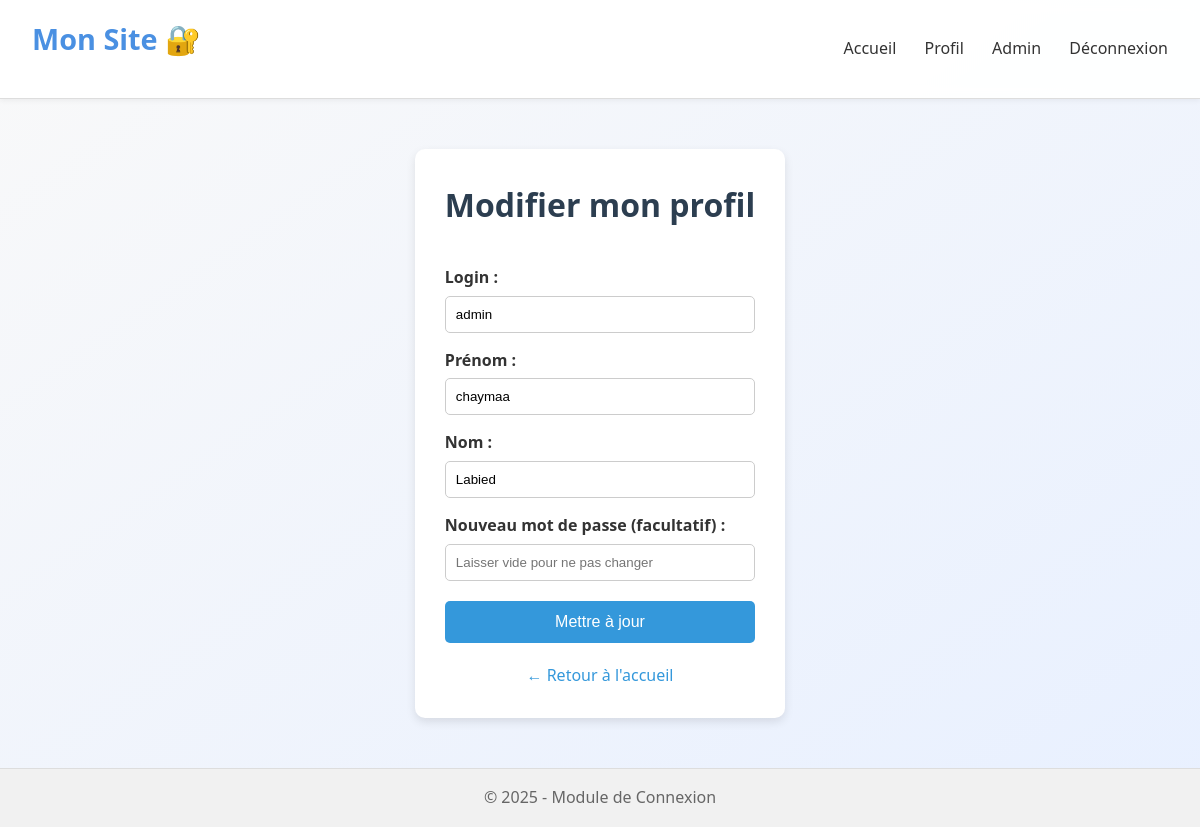
Page /profil.php (signed in) on the committed database.
### tables this page shows
CREATE TABLE IF NOT EXISTS `utilisateurs` (
  `id` int NOT NULL AUTO_INCREMENT,
  `login` varchar(255) NOT NULL,
  `prenom` varchar(255) NOT NULL,
  `nom` varchar(255) NOT NULL,
  `password` varchar(255) NOT NULL,
  PRIMARY KEY (`id`)
);

### profil.php (the view, shortened to what this page needs)
<?php
include 'config.php';
$id = $_SESSION['id'];
$stmt = $conn->prepare("SELECT * FROM utilisateurs WHERE id = ?");
$stmt->bind_param("i", $id);
$stmt->execute();
$result = $stmt->get_result();
$user = $result->fetch_assoc();
?>
<!DOCTYPE html>
<html lang="fr">
<head>
    <link rel="stylesheet" href="./style/profil.css">
    <link rel="stylesheet" href="./style/common.css">
</head>
<body>
    <?php include 'includes/header.php'; ?>
    <main class="profil">
        <h1>Modifier mon profil</h1>
        <form method="post">
            <label>Login :</label>
            <input type="text" name="login" value="<?= htmlspecialchars($user['login']) ?>" required>
            <label>Prénom :</label>
            <input type="text" name="prenom" value="<?= htmlspecialchars($user['prenom']) ?>" required>
            <label>Nom :</label>
            <input type="text" name="nom" value="<?= htmlspecialchars($user['nom']) ?>" required>
            <label>Nouveau mot de passe (facultatif) :</label>
            <input type="password" name="password" placeholder="Laisser vide pour ne pas changer">
            <button type="submit">Mettre à jour</button>
        </form>
        <p><a class="retour" href="index.php">← Retour à l'accueil</a></p>
    </main>
    <?php include 'includes/footer.php'; ?>
</body>
</html>

### style/profil.css (style rules this page uses)
body { font-family: Arial, sans-serif; background-color: #f6f7fb; margin: 0; padding: 0; }
main.profil { max-width: 500px; margin: 50px auto; padding: 30px; background: #fff; border-radius: 10px; box-shadow: 0 4px 10px rgba(0, 0, 0, 0.1); }
h1 { text-align: center; color: #2c3e50; margin-bottom: 20px; }
form { display: flex; flex-direction: column; }
form label { margin-top: 15px; font-weight: bold; }
form input { padding: 10px; margin-top: 5px; border: 1px solid #ccc; border-radius: 5px; }
button { margin-top: 20px; padding: 12px; background-color: #3498db; color: white; border: none; border-radius: 5px; cursor: pointer; font-size: 16px; }
.retour { display: block; margin-top: 20px; text-align: center; color: #3498db; text-decoration: none; }

### style/common.css (style rules this page uses)
* { margin: 0; padding: 0; box-sizing: border-box; }
body { font-family: "Segoe UI", sans-serif; background: linear-gradient(to bottom right, #f9f9f9, #e8f0ff); color: #333; line-height: 1.6; min-height: 100vh; display: flex; flex-direction: column; }
a { color: inherit; text-decoration: none; }

### rows in the picture
utilisateurs: login "admin", prenom "chaymaa", nom "Labied"
